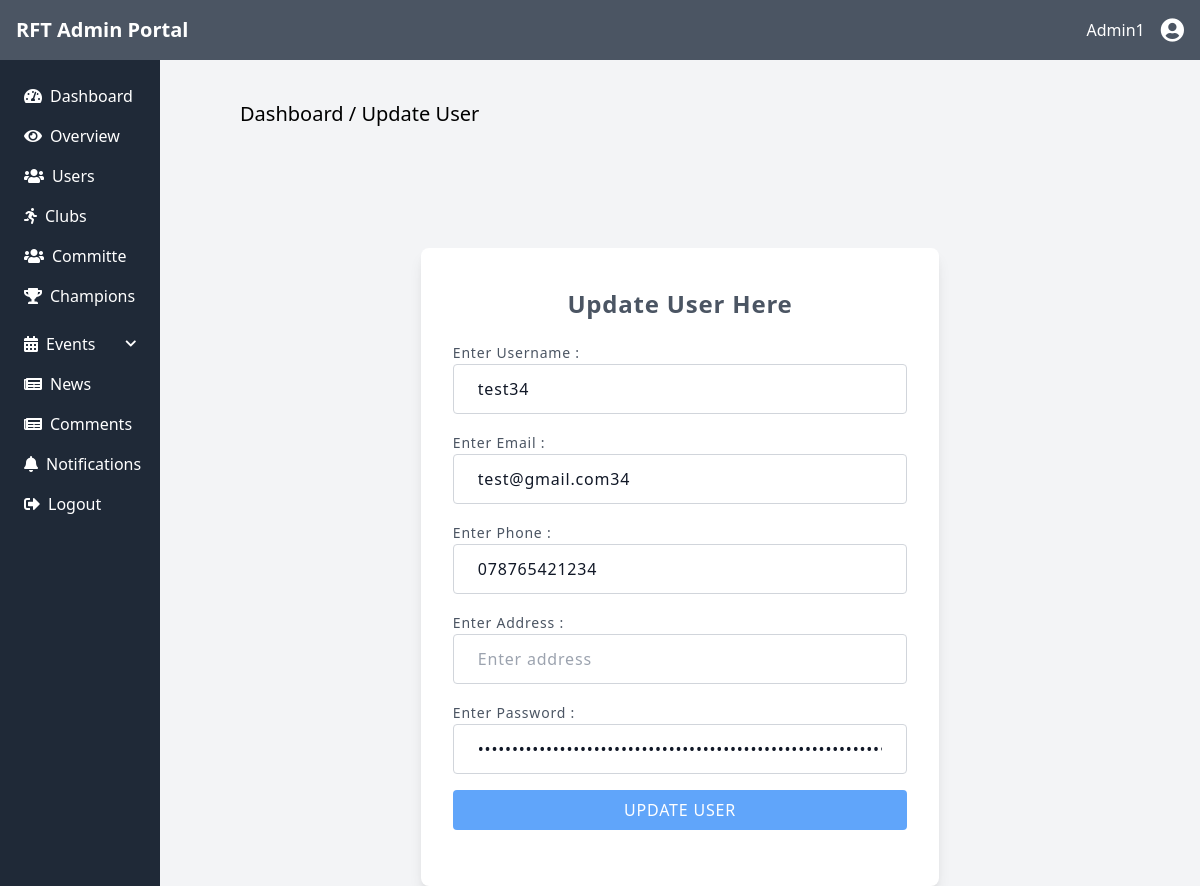
Screenshot of /public/admin/updateuser.php?editid=35 (signed in) with the database file from the repository.
### tables this page shows
CREATE TABLE `users` (
  `id` int(11) NOT NULL,
  `username` varchar(50) NOT NULL,
  `email` varchar(50) NOT NULL,
  `phone` varchar(20) NOT NULL,
  `password` varchar(200) NOT NULL,
  `status` enum('active','inactive') NOT NULL DEFAULT 'active',
  `createdat` timestamp NOT NULL DEFAULT current_timestamp(),
  `updatedat` timestamp NOT NULL DEFAULT current_timestamp() ON UPDATE current_timestamp()
);

### config/dbconnection.php (called while the page is built, shortened)
<?php
class dbconnection {
    protected $db;
    public function __construct(){
        $this->db = new PDO(DB_DRIVER.":host=".DB_HOST.";dbname=".DB_NAME,
        DB_USER,DB_PWD,[PDO::ATTR_ERRMODE            => PDO::ERRMODE_EXCEPTION,
        PDO::ATTR_DEFAULT_FETCH_MODE => PDO::FETCH_ASSOC
        ]);
    }
        function getByid($table, $id) {
            try {
                $stm = $this->db->prepare("SELECT * FROM " . $table . " WHERE id = :id");
                $stm->bindParam(':id', $id, PDO::PARAM_INT);
                $stm->execute();
                $result = $stm->fetch(PDO::FETCH_ASSOC);
                return $result;
            } catch (Exception $th) {
                return $th->getMessage();
            }
        }
}
?>

### public/admin/updateuser.php (the view, shortened to what this page needs)
<?php include '../../includes/header.php';
?>
<div class="md:flex">
    <div>
        <?php include '../../includes/leftbar.php'; ?>
    </div>
    <main class="w-full px-5 md:px-20 bg-gray-100 ">
        <h2 class="text-xl py-10">Dashboard / Update User</h2>
        <div class="text-gray-900 tracking-wider leading-normal">
            <div class="container w-full mx-auto px-2">
                        <?php
                            if ($_SERVER['REQUEST_METHOD'] == 'GET') {
                                $userid = $_GET['editid'];
                                $user = $db->getByid('users', $userid);
                                if($user){
                        ?>
                        <div class="container px-0 mx-auto sm:px-5 bg-white p-5 md:w-3/5 rounded-lg shadow-lg md:mt-20">
                            <div class="md:w-full pb-5">
                                <div class="py-5 flex justify-center items-cenetr">
                                    <h2 class="text-2xl font-bold text-gray-600">Update User Here</h2>
                                </div>
                                <form action="" method="POST">
                                    <div class=" mb-4 px-3">
                                        <label for="" class="text-[14px] font-light text-gray-600">Enter Username : </label>
                                        <input type="text" id="name" required name="username" placeholder="Enter userName"  value="<?php echo $user['username']; ?>" class="w-full  py-3 px-6 bg-white outline-none border border-gray-300 rounded ">
                                    </div>
                                    <div class=" mb-4 px-3">
                                        <label for="" class="text-[14px] font-light text-gray-600">Enter Email : </label>
                                        <input type="email" id="name" required name="email" placeholder="Enter Email address" value="<?php echo $user['email']; ?>" class="w-full  py-3 px-6 bg-white outline-none border border-gray-300 rounded ">
                                    </div>
                                    <div class=" mb-4 px-3">
                                        <label for="" class="text-[14px] font-light text-gray-600">Enter Phone : </label>
                                        <input type="text" id="name" required name="phone" placeholder="Enter phone" value="<?php echo $user['phone']; ?>" class="w-full  py-3 px-6 bg-white outline-none border border-gray-300 rounded ">
                                    </div>
                                    <div class=" mb-4 px-3">
                                        <label for="" class="text-[14px] font-light text-gray-600">Enter Address : </label>
                                        <input type="text" id="name" required name="address" placeholder="Enter address" value="<?php echo $user['address']; ?>" class="w-full  py-3 px-6 bg-white outline-none border border-gray-300 rounded ">
                                    </div>
                                    <div class=" mb-4 px-3">
                                        <label for="" class="text-[14px] font-light text-gray-600">Enter Password : </label>
                                        <input type="password" id="password" required name="password" placeholder="********" value="<?php echo $user['password']; ?>" class="w-full  py-3 px-6 bg-white outline-none border border-gray-300 rounded ">
                                    </div>
                                    <div class=" mb-4 px-3">
                                        <button type="submit" name="updates" class="text-white bg-blue-400 hover:bg-blue-600 uppercase py-2 rounded font-[500] w-full">Update user</button>
                                    </div>
                                </form>
                            </div>
                        </div>
                        <?php } }?>
</div>
</div>
</main>

### rows the page displays
users: username "test34", email "test@gmail.com34", phone "078765421234"

### other values shown
$user['username'] "Admin1"
